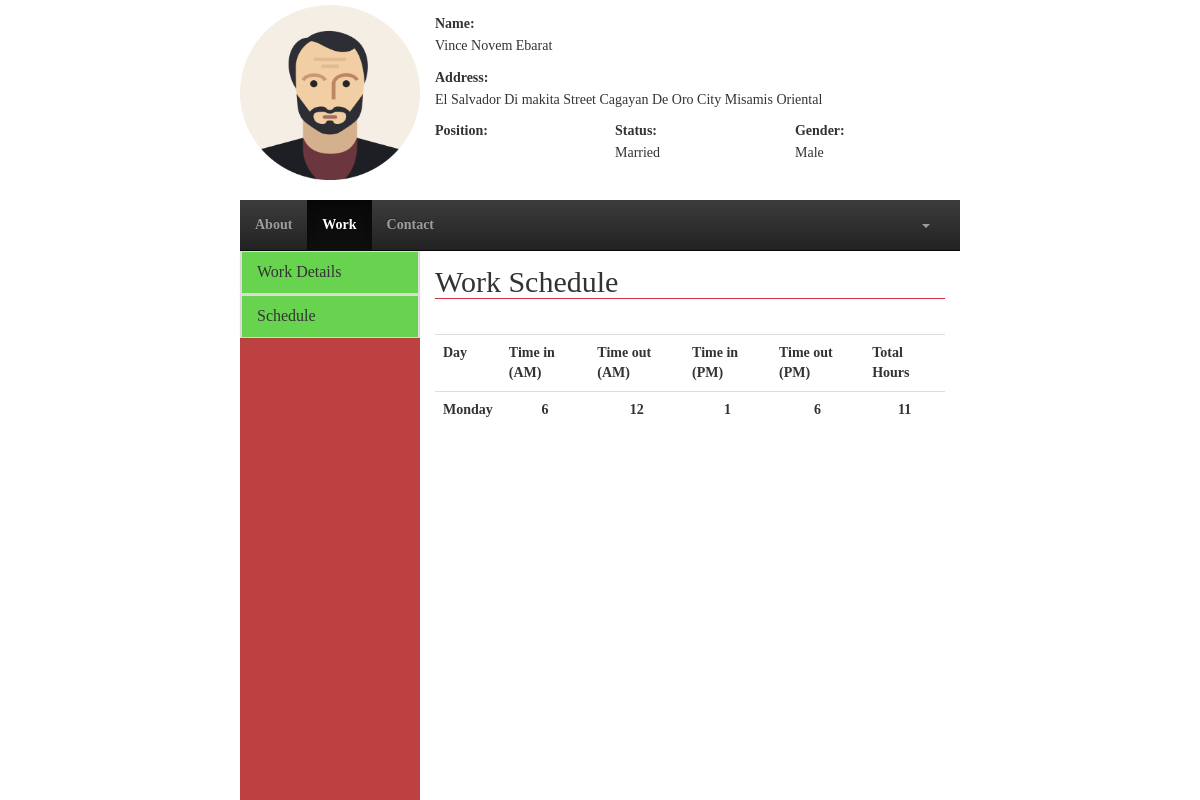
/user/work_schedule.php?id=38 (signed in), run on the app's committed database.
### tables this page shows
CREATE TABLE `current_address` (
  `staff_id` bigint(20) DEFAULT NULL,
  `addOne` varchar(50) DEFAULT NULL,
  `addTwo` varchar(50) DEFAULT NULL,
  `addTre` varchar(50) DEFAULT NULL,
  `state` varchar(50) NOT NULL,
  `city` varchar(50) NOT NULL,
  `country` varchar(50) NOT NULL,
  `postCode` int(11) NOT NULL
);

CREATE TABLE `staff` (
  `staff_id` bigint(20) NOT NULL,
  `fname` varchar(50) NOT NULL,
  `mname` varchar(50) DEFAULT NULL,
  `lname` varchar(50) NOT NULL,
  `birthdate` date NOT NULL,
  `cellnum` varchar(50) NOT NULL,
  `telnum` varchar(50) DEFAULT NULL,
  `email` varchar(50) NOT NULL,
  `status` varchar(50) NOT NULL,
  `gender` varchar(50) NOT NULL,
  `type` varchar(50) NOT NULL,
  `department` varchar(50) NOT NULL,
  `password` varchar(50) NOT NULL
);

CREATE TABLE `schedule_details` (
  `sched_id` bigint(20) NOT NULL,
  `staff_id` bigint(50) NOT NULL,
  `day` varchar(50) NOT NULL,
  `morningTimein` int(11) DEFAULT NULL,
  `morningTimeout` int(11) DEFAULT NULL,
  `afternoonTimein` int(11) DEFAULT NULL,
  `afternoonTimeout` int(11) DEFAULT NULL,
  `totalHours` int(11) NOT NULL
);

### user/work_schedule.php (the view, shortened to what this page needs)
<!DOCTYPE html>
<html lang="en">
	<head>
		<link rel="stylesheet" href="css/bootstrap.css">
		<link rel="stylesheet" href="css/stylesheet.css">
		<link rel="stylesheet" href="css/bootstrap-theme.css">
	</head>
	<body>
		<div class="row-3">
			<div class="container-sides">
				<div class="col-12">
					<?php
						$space = " ";
						$id = $_GET['id'];
						include_once("action/session.php");
						$query = "SELECT staff.staff_id, staff.fname, staff.mname, staff.lname, staff.status, staff.gender, staff.type, staff.department, staff.password, current_address.staff_id, current_address.addOne, current_address.addTwo, current_address.addTre, current_address.state, current_address.city FROM staff INNER JOIN current_address ON staff.staff_id = current_address.staff_id WHERE staff.staff_id = '$id'";
						$result = mysqli_query($connect,$query);
						if(mysqli_num_rows($result) > 0){
							while($row = mysqli_fetch_assoc($result)):
					?>
								<form action="">
									<div class="col-3 text-center">
										<img src="img/avatar.png" alt="" style="width:180px;height: 180px;padding-top: 5px; ">
									</div>
									<div class="col-9">
										<div class="row-4">
											<div class="container">
												<label>Name:</label>
												<h5><?php echo $row['fname'].$space.$row['mname'].$space.$row['lname'] ?></h5>
											</div>
										</div>
										<div class="row-4">
											<div class="container">
												<label>Address:</label>
												<h5><?php echo $row['addOne'].$space.$row['addTwo'].$space.$row['addTre'].$space.$row['city'].$space.$row['state'] ?></h5>
											</div>
										</div>
										<div class="row-4">
											<div class="col-4 container">
												<label>Position:</label>
											</div>
											<div class="col-4 container">
												<label>Status:</label>
												<h5><?php echo $row['status'] ?></h5>
											</div>
											<div class="col-4 container">
												<label>Gender:</label>
												<h5><?php echo $row['gender'] ?></h5>
											</div>
										</div>
									</div>
								</form>
					<?php endwhile;} ?>
				</div>
			</div>
		</div>
		<div class="row-9">
			<div class="container-sides">
				<div class="col-12">
					<div class="row-1">
						<div class="">
							<nav class="navbar navbar-inverse navbar-static-top">
								<div class="collapse navbar-collapse navHeaderCollapse">
									<ul class="nav navbar-nav navbar-left">
										<li><a href="about_me.php<?php echo '?id='.$id.''?>">About</a></li>
										<li class="active"><a href="work_details.php<?php echo '?id='.$id.''?>">Work</a></li>
										<li><a href="contact_person.php<?php echo '?id='.$id.''?>">Contact</a></li>
									</ul>
									<ul class="nav navbar-nav navbar-right" style="margin-right: 15px;">
										<li>
											<a href="" class="dropdown-toggle" data-toggle="dropdown"><b class="caret"></b></a>
										</li>
									</ul>
								</div>
							</nav>
						</div>
					</div>
					<div class="row-11">
						<div class="col-3" style="background-color: #be4141;">
							<div class="panel-group">
								<div class="panel panel-default">
									<div class="panel panel-heading">
										<h4 class="panel-title"><a href="#collapse1" data-toggle="collapse"><a href="work_details.php<?php echo '?id='.$id.''?>">Work Details</a></a></h4>
									</div>
								</div>
							</div>
							<div class="panel-group">
								<div class="panel panel-default">
									<div class="panel panel-heading">
										<h4 class="panel-title"><a href="#collapse2" data-toggle="collapse"><a href="work_schedule.php<?php echo '?id='.$id.''?>">Schedule</a></a></h4>
									</div>
								</div>
							</div>
						</div>
						<div class="col-9">
							<div class="row-12">
								<form action="">
									<div class="container form-group">
										<legend><h2>Work Schedule</h2></legend>
									</div>
									<div class="container">
										<?php
											$id = $_GET['id'];
											include_once("action/mysqlconn.php");
											$query = "SELECT * FROM schedule_details WHERE staff_id = '$id' ORDER BY day";
											$result = mysqli_query($connect,$query);
											if(mysqli_num_rows($result) > 0){
											echo "<table class='table'>";
												echo "<tr>";
													echo "<th>Day</th>";
													echo "<th>Time in (AM)</th>";
													echo "<th>Time out (AM)</th>";
													echo "<th>Time in (PM)</th>";
													echo "<th>Time out (PM)</th>";
													echo "<th>Total Hours</th>";
												echo "</tr>";
												while ($row = mysqli_fetch_assoc($result)){
												echo "<tr>";
													echo "<td>".$row['day']."</td>";
													echo "<td class='text-center'>".$row['morningTimein']."</td>";
													echo "<td class='text-center'>".$row['morningTimeout']."</td>";
													echo "<td class='text-center'>".$row['afternoonTimein']."</td>";
													echo "<td class='text-center'>".$row['afternoonTimeout']."</td>";
													echo "<td class='text-center'>".$row['totalHours']."</td>";
												echo "</tr>";
												}
											echo "</table>";
											}
										?>
									</div>
								</form>
							</div>
						</div>
					</div>
				</div>
			</div>
		</div>
	</body>
</html>

### user/css/stylesheet.css (style rules this page uses)
.col-3 { width: 25%;height: 100%; }
.col-4 { width: 33.3333%;height: 100%; }
.col-9 { width: 75%;height: 100%; }
.col-12 { width: 100%;height: 100%; }
.row-1 { height: 8.3333%;width: 100%; }
.row-3 { height: 25%;width: 100%; }
.row-4 { height: 33.3333%;width: 100%; }
.row-9 { height: 75%;width: 100%; }
.row-11 { height: 91.6666%;width: 100%; }
.row-12 { height: 100%;width: 100%; }
.row-1, .row-2, .row-3, .row-4, .row-5, .row-6, .row-7, .row-8, .row-9, .row-10, .row-11, .row-12 { position: relative; float: left; }
.col-1, .col-2, .col-3, .col-4, .col-5, .col-6, .col-7, .col-8, .col-9, .col-10, .col-11, .col-12 { position: relative; float: left; }
html,body { height: 100% !important; width: 100% !important; font-family: masaya; font-weight: bold; }
.container-sides { width: 60%; height: 100%; margin-right: auto; margin-left: auto; }
* { padding: 0; margin: 0; text-decoration: none; list-style: none; line-height: 1.3; }
h1,h2,h3,h4,h5,h6 { padding: 0 !important; margin: 0 !important; }
a { color: inherit; text-decoration: none; list-style-type: none; }
label { display: inline-block; margin-bottom: .5rem; }
.text-center { text-align: center; }

### data on the page
current_address: staff_id.fname "Vince", staff_id.mname "Novem", staff_id.lname "Ebarat", addOne "El Salvador", addTwo "Di makita", addTre "Street", city "Cagayan De Oro City", state "Misamis Oriental", staff_id.status "Married", staff_id.gender "Male"
schedule_details: day "Monday", morningTimein "6", morningTimeout "12", afternoonTimein "1", afternoonTimeout "6", totalHours "11"
